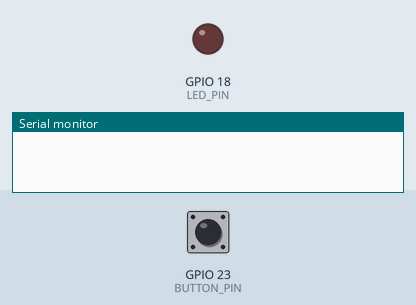
A sketch run on a simulated ESP32. Parts: output pins drawn as LEDs (lit = HIGH), the last lines printed to the serial monitor. Inputs (shaded band) come from the test bench; at power-on: GPIO 23 (BUTTON_PIN) HIGH.

Above: at 1.2 s.
1.3 s: GPIO 23 (BUTTON_PIN) pulled LOW for 0.15 s
At 2.9 s:
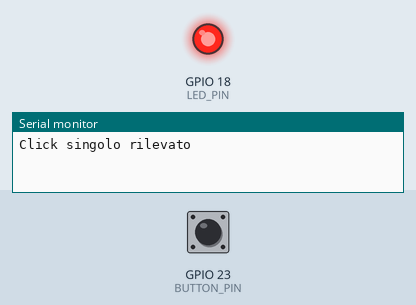
3.2 s: GPIO 23 (BUTTON_PIN) pulled LOW for 1 s
At 5.7 s:
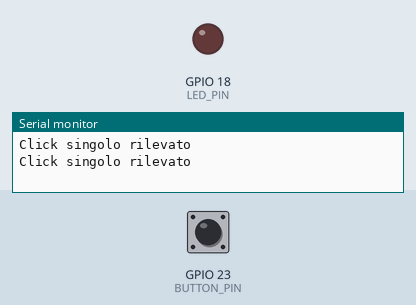
6.0 s: GPIO 23 (BUTTON_PIN) pulled LOW for 3.2 s
At 10.7 s:
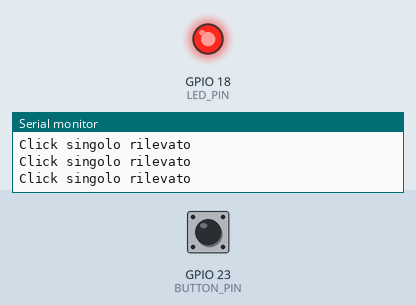
Timing chart, 0 to 12.2 s (numbered marks = the images above; inputs shaded):
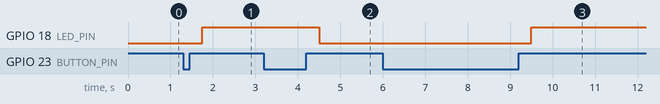

Measured:
- after the input at 1.3 s, GPIO 18 (LED_PIN): LOW → HIGH after 0.45 s
- after the input at 3.2 s, GPIO 18 (LED_PIN): HIGH → LOW after 1.3 s
- after the input at 6.0 s, GPIO 18 (LED_PIN): LOW → HIGH after 3.5 s

The sketch:

Pulsanti_04_click_doppio_click.ino
```cpp
#include <Arduino.h>

// Sketch per rilevare click singolo e doppio click
const int BUTTON_PIN = 23;  // Pin a cui è collegato il pulsante
const int LED_PIN = 18;    // Pin a cui è collegato il LED

// Parametri per il rilevamento dei click
const unsigned long CLICK_TIMEOUT = 250;    // Tempo massimo tra due click per un doppio click (ms)
const unsigned long DEBOUNCE_DELAY = 50;    // Tempo di debounce (ms)

// Variabili di stato
int ledState = LOW;                        // Stato corrente del LED
int buttonState = HIGH;                    // Stato corrente del pulsante
int lastButtonState = HIGH;                // Stato precedente del pulsante

// Variabili per il timing
unsigned long lastDebounceTime = 0;        // Ultimo momento in cui il pin è cambiato
unsigned long lastClickTime = 0;           // Momento dell'ultimo click
bool pressedCycle = false;
int clickCount = 0;                        // Contatore dei click

void setup() {
  Serial.begin(115200);
  pinMode(BUTTON_PIN, INPUT_PULLUP);
  buttonState = lastButtonState = digitalRead(BUTTON_PIN);
  lastDebounceTime = millis();
  pinMode(LED_PIN, OUTPUT);
  digitalWrite(LED_PIN, ledState);
}

void loop() {
  // Leggi lo stato del pulsante
  int reading = digitalRead(BUTTON_PIN);

  // Se lo stato è cambiato, resetta il timer di debounce
  if (reading != lastButtonState) {
    lastDebounceTime = millis();
  }

  // Se è passato abbastanza tempo dal rimbalzo
  if ((millis() - lastDebounceTime) >= DEBOUNCE_DELAY) {
    // Se lo stato è effettivamente cambiato
    if (reading != buttonState) {
      buttonState = reading;

      if (buttonState == LOW) pressedCycle = true;
      // Conta solo il rilascio di una pressione iniziata dopo l'avvio.
      if (buttonState == HIGH && pressedCycle) {
        pressedCycle = false;
        // Incrementa il contatore dei click
        if (clickCount < 3) clickCount++;
        lastClickTime = millis();
      }
    }
  }

  // Controlla se è passato il tempo di timeout per i click
  if (clickCount > 0 && (millis() - lastClickTime) > CLICK_TIMEOUT) {
    // Esegui l'azione in base al numero di click
    if (clickCount == 1) {
      Serial.println("Click singolo rilevato");
      ledState = !ledState;  // Inverti lo stato del LED
    } else if (clickCount == 2) {
      Serial.println("Doppio click rilevato");
      // Lampeggia il LED rapidamente 5 volte
      for (int i = 0; i < 5; i++) {
        digitalWrite(LED_PIN, HIGH);
        delay(100);
        digitalWrite(LED_PIN, LOW);
        delay(100);
      }
    }

    if (clickCount >= 3) Serial.println("Sequenza multipla ignorata");
    // Resetta il contatore dei click
    clickCount = 0;
  }

  // Imposta il LED con lo stato corrente
  digitalWrite(LED_PIN, ledState);

  // Salva lo stato corrente come "ultimo stato" per il prossimo ciclo
  lastButtonState = reading;
  delay(1);
}
```
